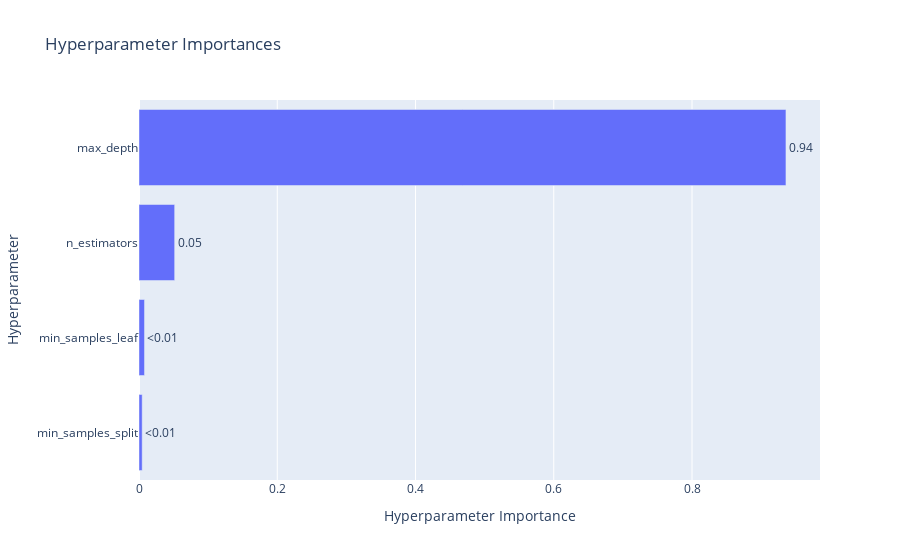

The notebook cell saved with this chart:
### Code cell
vis.plot_param_importances(study)

### Figure 1 — Plotly figure (JSON) as saved in the notebook; plotly's stock layout.template omitted (floating-point values rounded to 4 significant figures)
{"data": [{"cliponaxis": false, "hovertemplate": ["min_samples_split (IntDistribution): 0.004605647302681476<extra></extra>", "min_samples_leaf (IntDistribution): 0.007922120159063375<extra></extra>", "n_estimators (IntDistribution): 0.0515801135263859<extra></extra>", "max_depth (IntDistribution): 0.9358921190118693<extra></extra>"], "name": "Objective Value", "orientation": "h", "text": ["<0.01", "<0.01", "0.05", "0.94"], "textposition": "outside", "type": "bar", "x": [0.004606, 0.007922, 0.05158, 0.9359], "y": ["min_samples_split", "min_samples_leaf", "n_estimators", "max_depth"]}], "layout": {"title": {"text": "Hyperparameter Importances"}, "xaxis": {"title": {"text": "Hyperparameter Importance"}}, "yaxis": {"title": {"text": "Hyperparameter"}}}}
